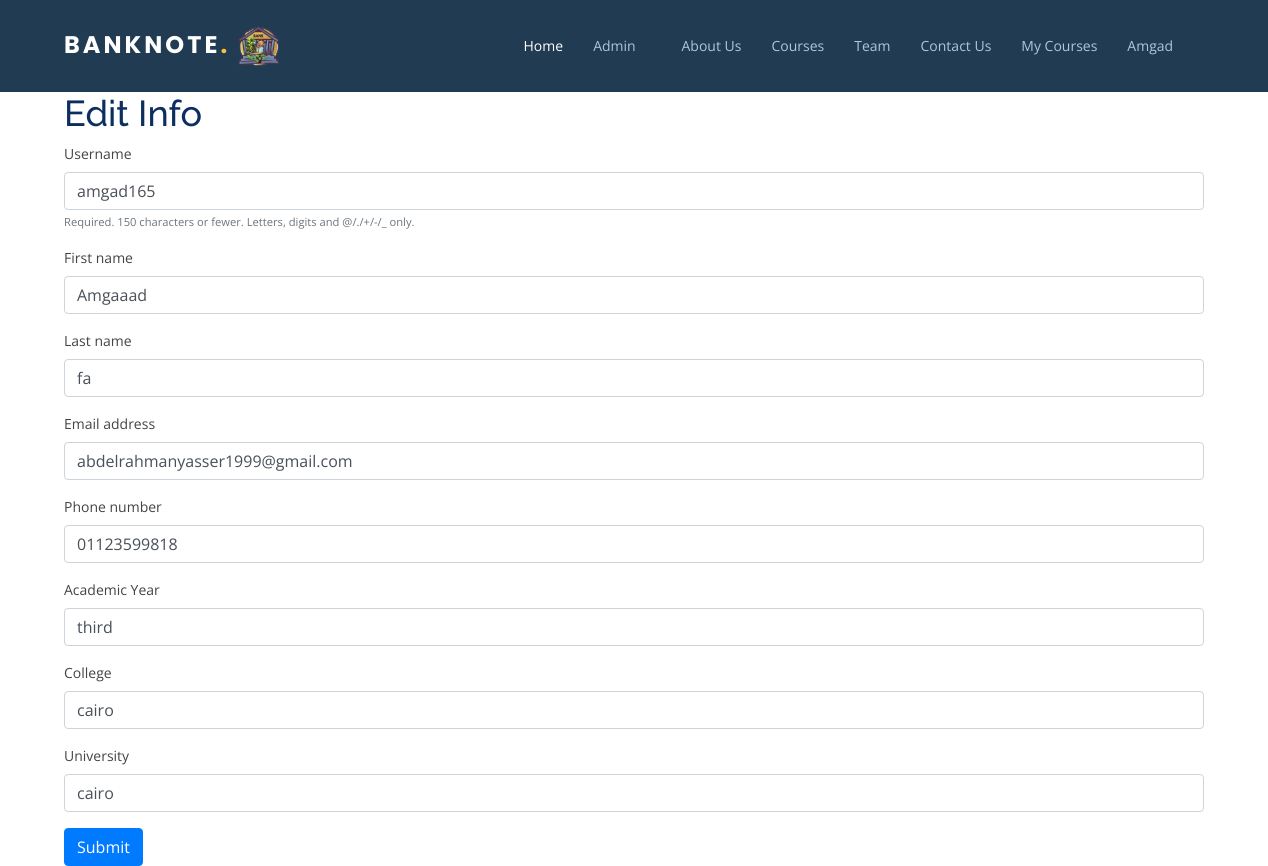
Screenshot of /users/edit/2/ (signed in) with the database file from the repository.
### users/models.py (models this page shows, shortened)
class CustomUser(AbstractUser):
    Role=models.CharField(max_length=255,default="user")
    phone_number=models.CharField(max_length=255)
    Academic_Year=models.CharField(max_length=255)
    College=models.CharField(max_length=255)
    University=models.CharField(max_length=255)
    class Meta:
        ordering = ["date_joined"]

### users/views.py (the view)
# urls.py: path('edit/<int:pk>/', views.UpdateUser.as_view(), name="edit"),
class UpdateUser(LoginRequiredMixin,UpdateView):
    form_class = forms.CustomUserChangeForm
    login_url = '/login/'
    template_name = 'edit_info.html'
    success_url = reverse_lazy("home")
    model= CustomUser

### users/forms.py
class CustomUserChangeForm(forms.ModelForm):
    class Meta:
        model = CustomUser
        fields = ('username','first_name', 'last_name','email','phone_number','Academic_Year','College','University')

### users/templates/edit_info.html (shortened to what this page needs)
{% extends "base.html" %}
{% load bootstrap4 %}
{% block content %}
<div class="container">
  <h1>Edit Info</h1>
  <form method="POST" class="form">
    {% bootstrap_form form %}
    {% buttons %}
      <button type="submit" class="btn btn-primary">Submit</button>
    {% endbuttons %}
  </form>
</div>
{% endblock %}

### templates/base.html (shortened to what this page needs)
<!DOCTYPE html>
{% load static %}
<html lang="en">
<head>
  <link href="{% static 'assets/vendor/bootstrap/css/bootstrap.min.css'%}" rel="stylesheet">
  <link href="{% static 'assets/vendor/icofont/icofont.min.css'%}" rel="stylesheet">
  <link href="{% static 'assets/vendor/boxicons/css/boxicons.min.css'%}" rel="stylesheet">
  <link href="{% static 'assets/vendor/owl.carousel/assets/owl.carousel.min.css'%}" rel="stylesheet">
  <link href="{% static 'assets/vendor/venobox/venobox.css'%}" rel="stylesheet">
  <link href="{% static 'assets/vendor/aos/aos.css'%}" rel="stylesheet">
  <link rel="stylesheet" href="//cdn.jsdelivr.net/medium-editor/latest/css/medium-editor.min.css" type="text/css" media="screen" charset="utf-8">
  <link rel="stylesheet" href="{% static "css/style.css" %}">
  <link href="{% static 'assets/css/style.css'%}" rel="stylesheet">
<link
 rel="stylesheet"
 href="https://cdnjs.cloudflare.com/ajax/libs/animate.css/4.0.0/animate.min.css"/>
</head>
  <body>
      <header class="header ">
        <div class="container d-flex align-items-center " >
          <div class="logo mr-auto">
            <h1 class="text-light"><a href="{% url 'home' %}">Banknote<span>.</span>  </a><img src="{% static 'assets/img/logo.png'%}" alt="" class="img-fluid">
    </h1>
          </div>
          <nav class="nav-menu d-none d-lg-block ">
            <ul>
              <li class="active"><a href="{% url 'home' %}">Home</a></li>
              {% if user.is_authenticated %}
{% if user.Role == 'admin' %}
              <li class="drop-down"><a href="">Admin</a>
        </li>
        {% endif %}
        {% endif %}
              <li><a href="#about">About Us</a></li>
              <li><a href="#services">Courses</a></li>
              <li><a href="#team">Team</a></li>
              <li><a href="#contact">Contact Us</a></li>
              {% if user.is_authenticated %}
              <li><a href="{% url 'users:myapplication_list' %}">My Courses</a></li>
              {% endif %}
              {% if user.is_authenticated %}
              <li class="drop-down"><a href="">{{user.first_name}}</a>
                </li>
                {% else %}
                <li><a href="{% url 'users:signup' %}">Sign Up</a></li>
                <li><a href="{% url 'users:login' %}">Login</a></li>
                {% endif %}
            </ul>
          </nav>
        </div>
      </header>
      {% block content %}
      {% endblock %}
  </body>
</html>

### static/assets/css/style.css (style rules this page uses)
body { font-family: "Open Sans", sans-serif; color: #444444; }
a { color: #fdc134; }
h1, h2, h3, h4, h5, h6 { font-family: "Raleway", sans-serif; }
.header { z-index: 997; transition: all 0.5s; padding: 16px 0; background: #213b52; }
.header .logo h1 { font-size: 24px; margin: 0; padding: 10px 0; line-height: 1; font-weight: 700; letter-spacing: 3px; text-transform: uppercase; font-family: "Poppins", sans-serif; }
.header .logo h1 a, #header .logo h1 a:hover { color: #fff; text-decoration: none; }
.header .logo h1 a span, #header .logo h1 a:hover span { color: #fdc134; }
.header .logo img { padding: 0; margin: 0; max-height: 40px; }
.nav-menu, .nav-menu * { margin: 0; padding: 0; list-style: none; }
.nav-menu > ul > li { position: relative; white-space: nowrap; float: left; }
.nav-menu ul { border-radius: 6px; }
.nav-menu a { display: block; position: relative; color: #adc7de; padding: 10px 15px; transition: 0.3s; font-size: 14px; font-family: "Open Sans", sans-serif; }
.nav-menu a:hover, .nav-menu .active > a, .nav-menu li:hover > a { color: #fff; text-decoration: none; }
.nav-menu .drop-down > a:after { content: "\ea99"; font-family: IcoFont; padding-left: 5px; }

### rows the page displays
CustomUser: first_name "Amgad"
CustomUser: username "amgad165", first_name "Amgaaad", last_name "fa", email "abdelrahmanyasser1999@gmail.com", phone_number "01123599818", Academic_Year "third", College "cairo", University "cairo"
